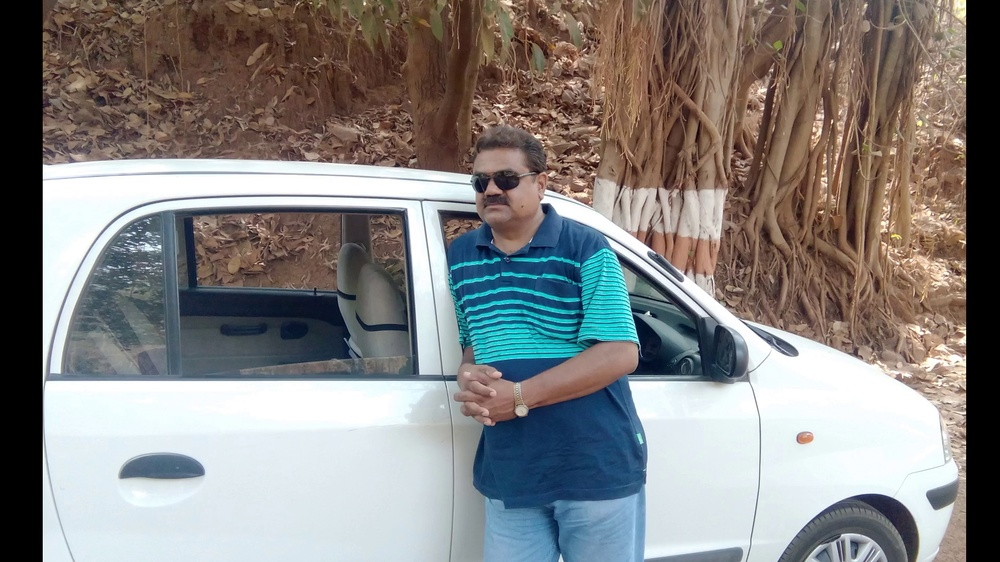
#> input picture 1 copy.jpg, 1000 x 562 px, shrunk from 1920 x 1080 before the run, given in place of the camera
$ python objectDetection.py
#> lines starting #> are read from the running program, lines starting #| are printed output that depends on the picture; after the words box and inside, x2 and y2 are one past the last pixel; in counts of white or black regions, pixels touching at a corner belong together
# HSV: Hue: 360deg color range, Saturation: 0-100% from center to outer edge, Value: from bottom to upper part 0-100%

import cv2
import numpy as np

def nothing(x):
    pass

cap = cv2.VideoCapture(0);

cv2.namedWindow("Tracking")
cv2.createTrackbar("LH", "Tracking", 0, 255, nothing)
#> slider 'LH' is set to 51
cv2.createTrackbar("LS", "Tracking", 0, 255, nothing)
#> slider 'LS' is set to 51
cv2.createTrackbar("LV", "Tracking", 0, 255, nothing)
#> slider 'LV' is set to 51
cv2.createTrackbar("UH", "Tracking", 255, 255, nothing)
cv2.createTrackbar("US", "Tracking", 255, 255, nothing)
cv2.createTrackbar("UV", "Tracking", 255, 255, nothing)

while 1:
    # frame = cv2.imread('smarties.png')

    _, frame = cap.read()
#> frame is the input picture: shape (562, 1000, 3); mean B, G, R 128.7, 130.3, 132.5

    hsv = cv2.cvtColor(frame, cv2.COLOR_BGR2HSV)#converting bgr to hsv
#> hsv: shape (562, 1000, 3); mean H, S, V 52.8, 68.4, 146.3

    l_h = cv2.getTrackbarPos("LH", "Tracking")
    l_s = cv2.getTrackbarPos("LS", "Tracking")
    l_v = cv2.getTrackbarPos("LV", "Tracking")

    u_h = cv2.getTrackbarPos("UH", "Tracking")
    u_s = cv2.getTrackbarPos("US", "Tracking")
    u_v = cv2.getTrackbarPos("UV", "Tracking")

    l_b = np.array([l_h, l_s, l_v])#lower range of blue color, hsv values
    u_b = np.array([u_h, u_s, u_v])#upper range of blue color, hsv values
    # l_b = np.array([95, 116, 50])#lower range of blue color, hsv values
    # u_b = np.array([130, 255, 255])#upper range of blue color, hsv values
    print(hsv)
#> (printed output is left out)
    mask = cv2.inRange(hsv, l_b, u_b)
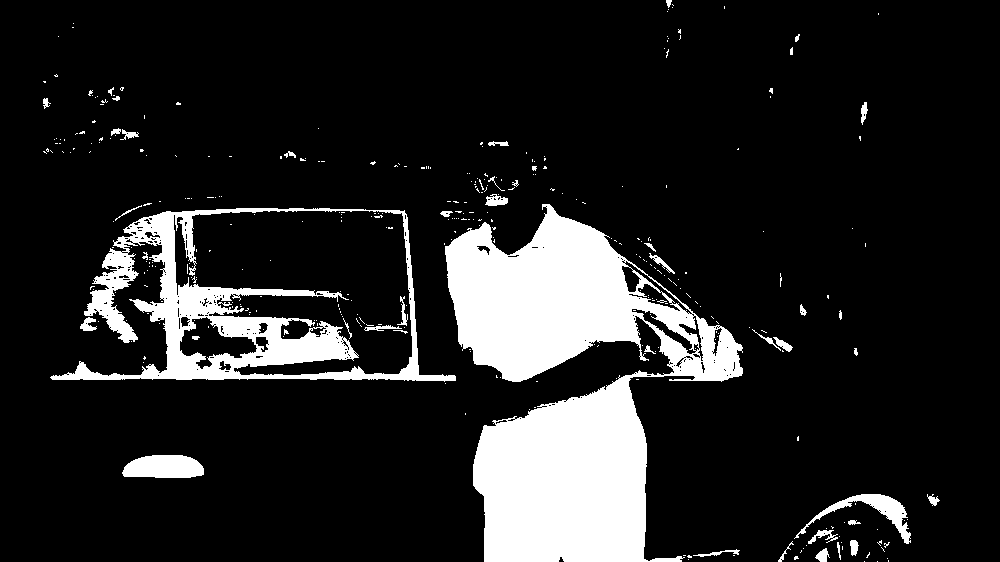
#> mask: shape (562, 1000); 13.9% white; 357 white regions (313 under 20 px), largest, box (x1, y1, x2, y2) and area: (445, 204, 743, 562) 53666, (50, 208, 456, 382) 17864, (122, 455, 204, 478) 1571
    # Mask is set to 255, if the pixel is within the range else 0
    # Making is filtering  or creating new image, based on given constraints

    res = cv2.bitwise_and(frame, frame, mask=mask)
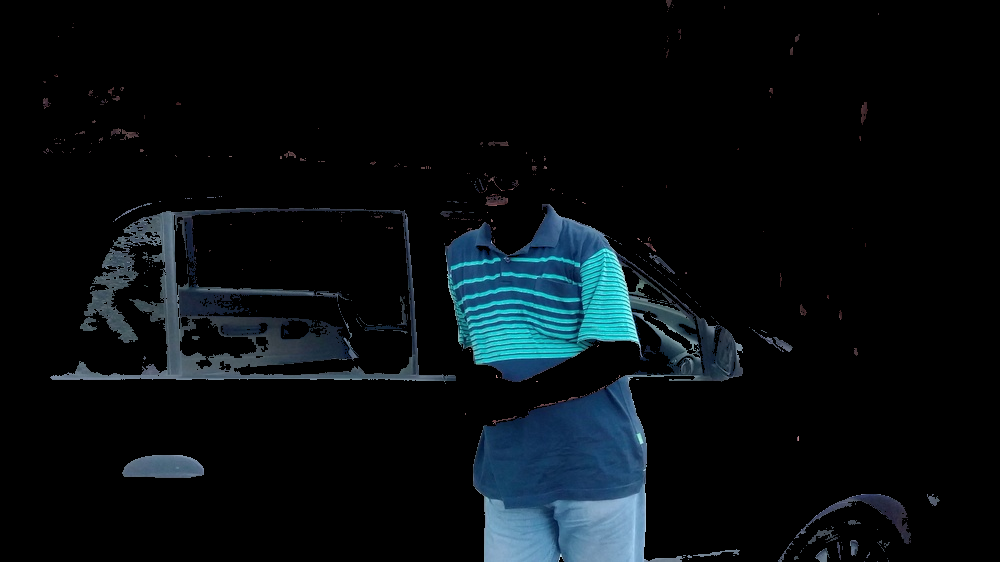
#> res: shape (562, 1000, 3); mean B, G, R 16.6, 13.3, 7.3

    cv2.imshow("frame",frame)
    cv2.imshow("hsv",hsv)
    cv2.imshow("mask",mask)
    cv2.imshow("res",res)

    key = cv2.waitKey(1)
#> (key Esc is pressed here)
    if key ==27:
        break

cap.release()
cv2.destroyAllWindows()

$ run again, on 2 copy.jpg
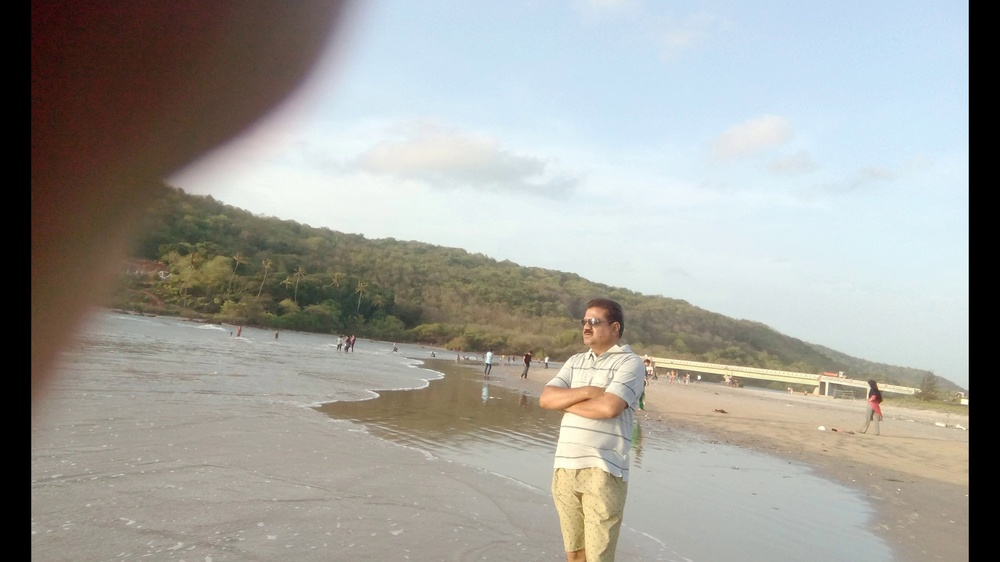
#> input picture 2 copy.jpg, 1000 x 562 px, shrunk from 1920 x 1080 before the run, given in place of the camera
#> frame is the input picture: shape (562, 1000, 3); mean B, G, R 155.2, 160.9, 161.3
#> hsv: shape (562, 1000, 3); mean H, S, V 49.5, 46.1, 170.8
#> (printed output is left out)
#> `mask = cv2.inRange(hsv, l_b, u_b)`:
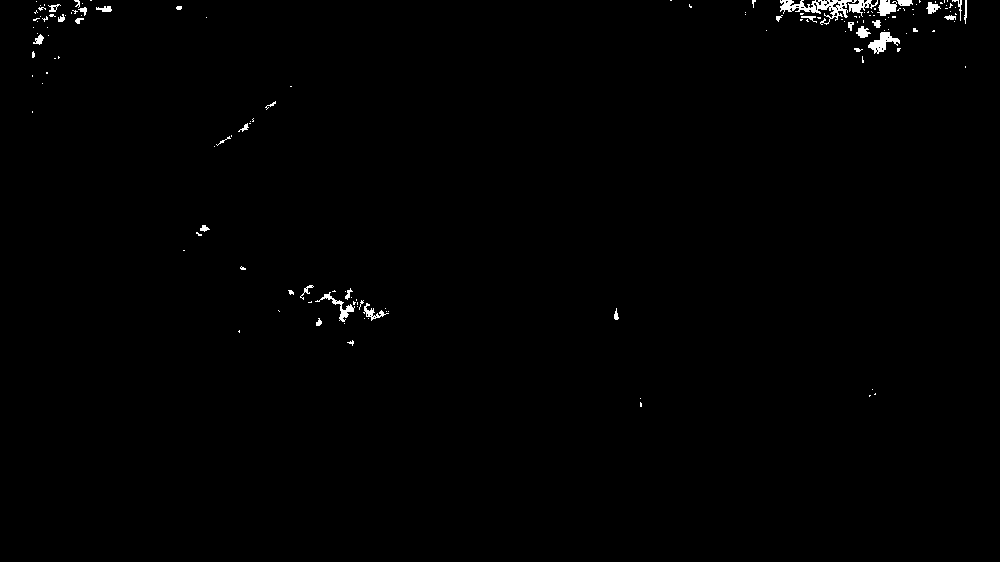
#> mask: shape (562, 1000); 0.61% white; 145 white regions (111 under 20 px), largest, box (x1, y1, x2, y2) and area: (780, 0, 857, 25) 662, (868, 32, 900, 54) 311, (315, 292, 355, 322) 231

$ run again, on 3 copy.jpg
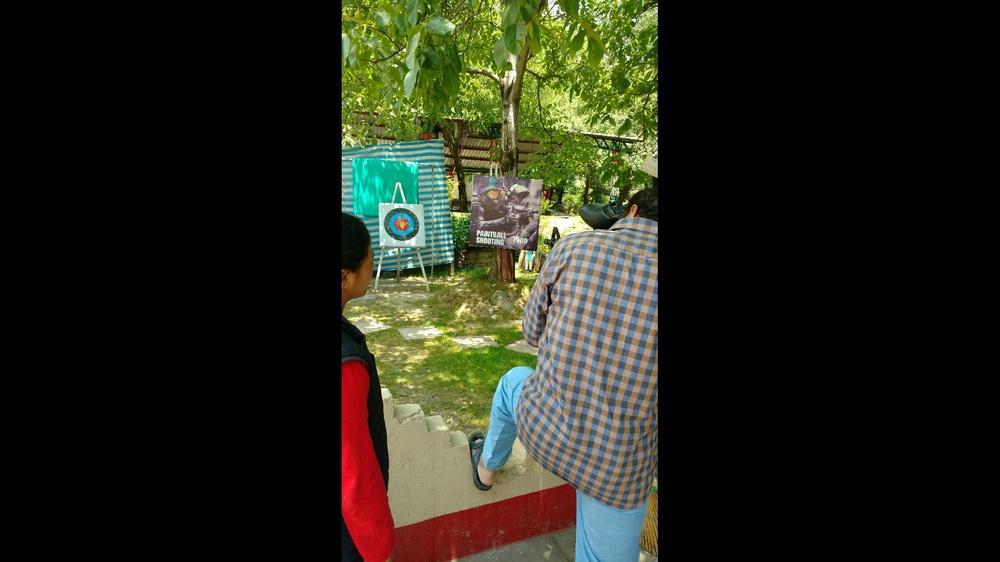
#> input picture 3 copy.jpg, 1000 x 562 px, shrunk from 1920 x 1080 before the run, given in place of the camera
#> frame is the input picture: shape (562, 1000, 3); mean B, G, R 25.1, 37.6, 36.4
#> hsv: shape (562, 1000, 3); mean H, S, V 16.6, 45.3, 42.6
#> (printed output is left out)
#> `mask = cv2.inRange(hsv, l_b, u_b)`:
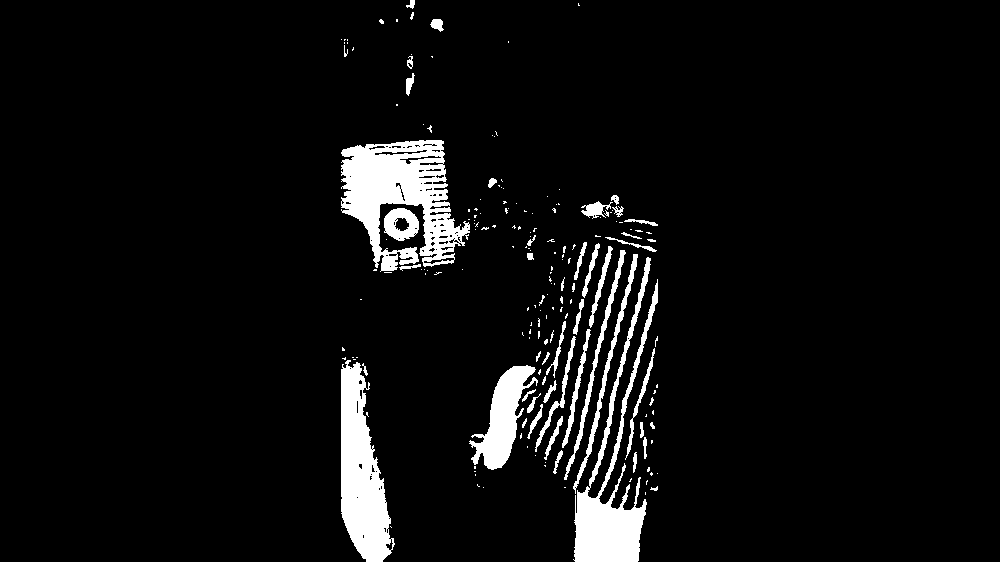
#> mask: shape (562, 1000); 5.8% white; 187 white regions (135 under 20 px), largest, box (x1, y1, x2, y2) and area: (341, 140, 470, 272) 8950, (341, 360, 395, 562) 6470, (573, 257, 658, 562) 6253
#> `res = cv2.bitwise_and(frame, frame, mask=mask)`:
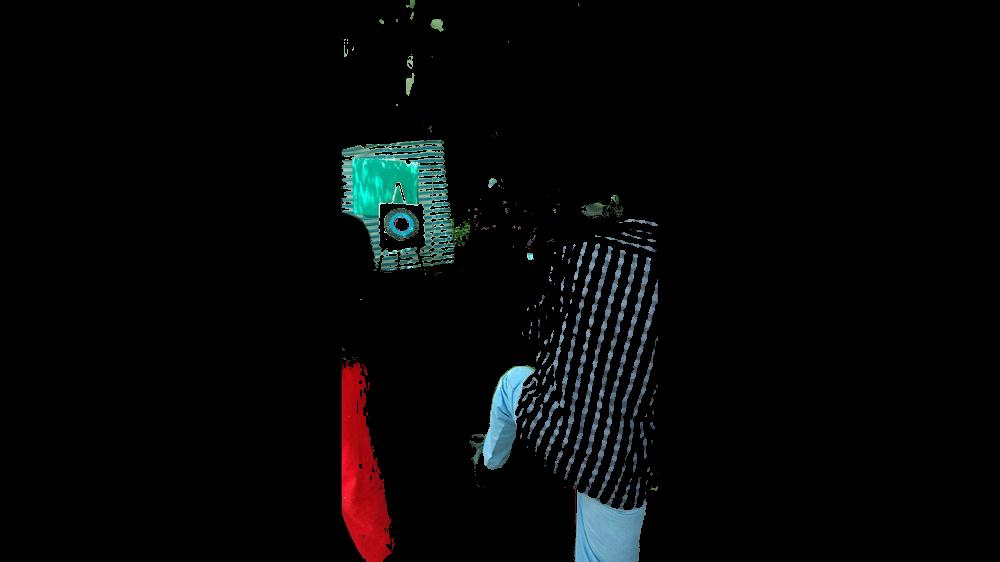
#> res: shape (562, 1000, 3); mean B, G, R 7, 6.7, 5.8
